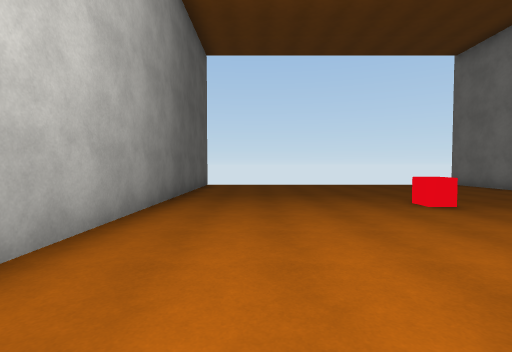
view 1 (above)

24 first-person views from a walk through a 3-D level made in the Unity game engine. The camera is 1.4 m above the floor, tilts 2° down and sees 85° across. The floor is counted in squares, 2 m on a side. Each view is taken from the middle of a square. On the plan, view 1 faces up. The plan holds only what a view shows up to about 9 squares ahead; the rest is blank. The place goes on beyond the plan. The player character is not drawn. Surface patterns are stand-ins for the level's own textures.

view 2
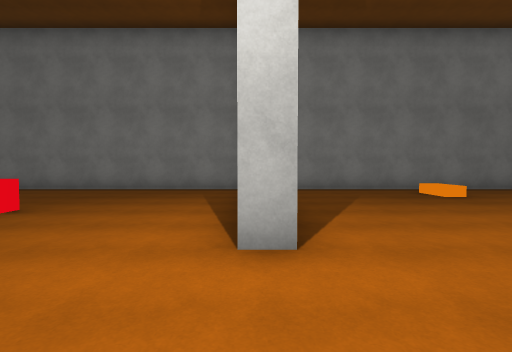

view 3
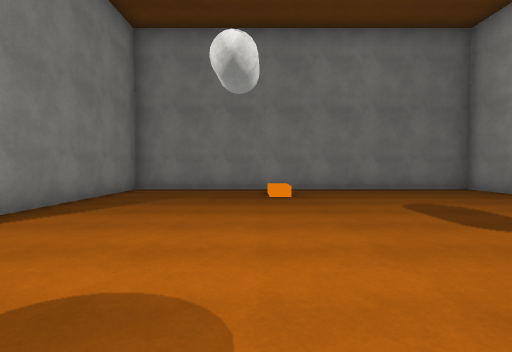

view 4
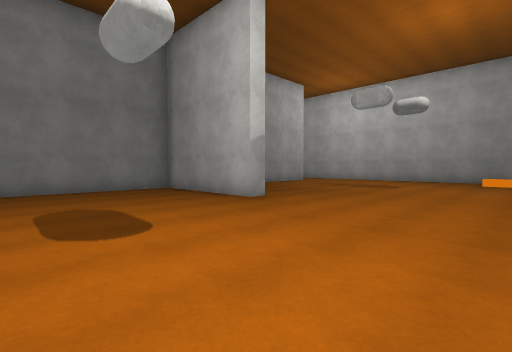

view 5
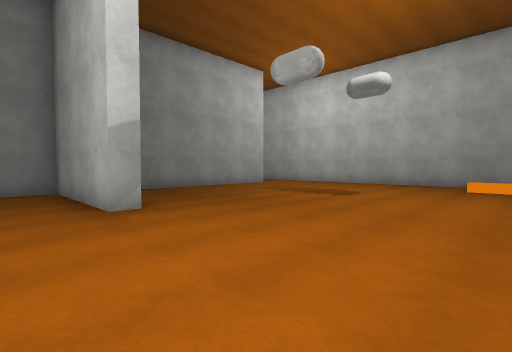

view 6
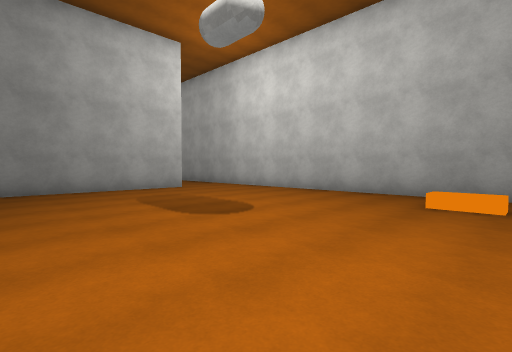

view 7
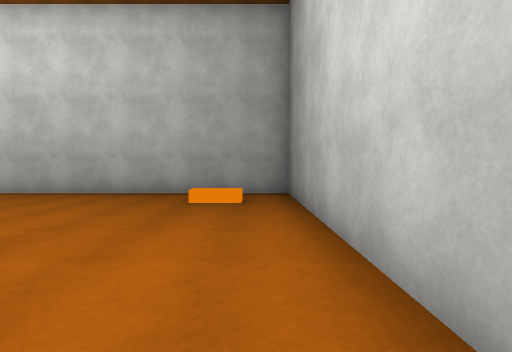

view 8
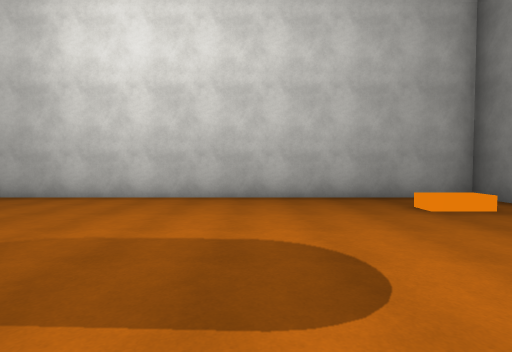

view 9
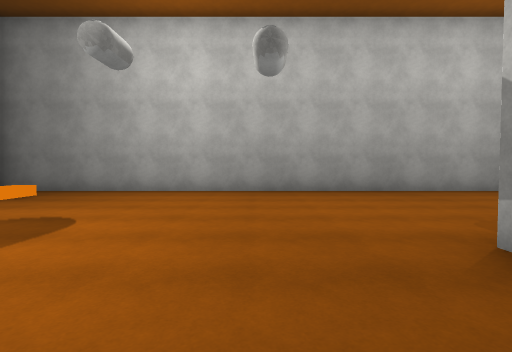

view 10
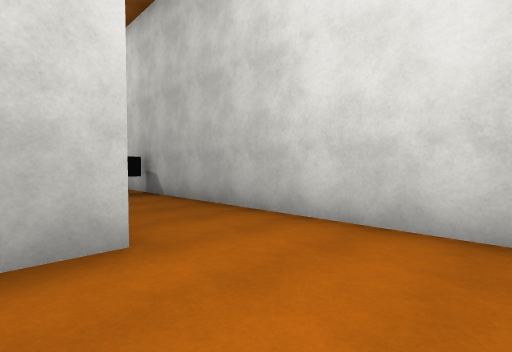

view 11
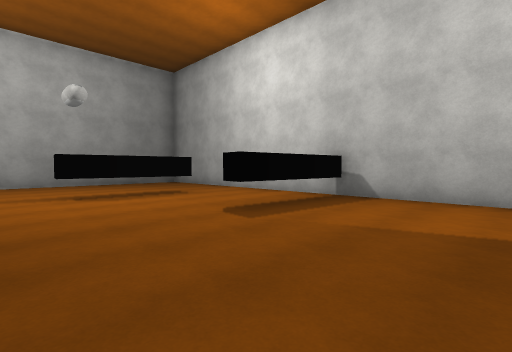

view 12
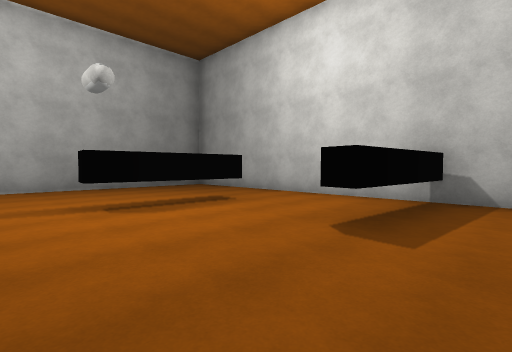

view 13
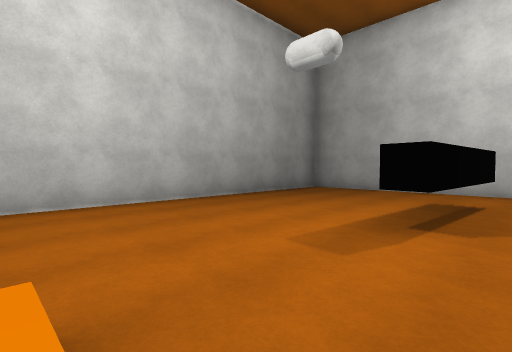

view 14
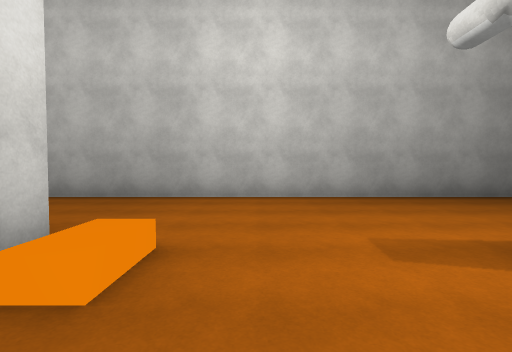

view 15
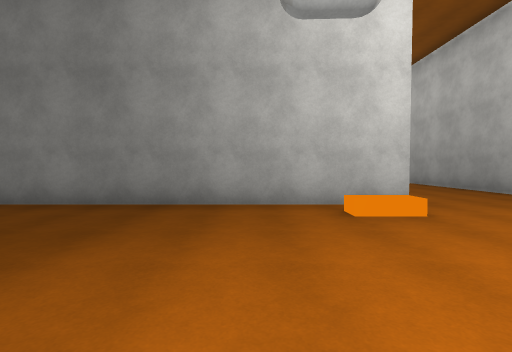

view 16
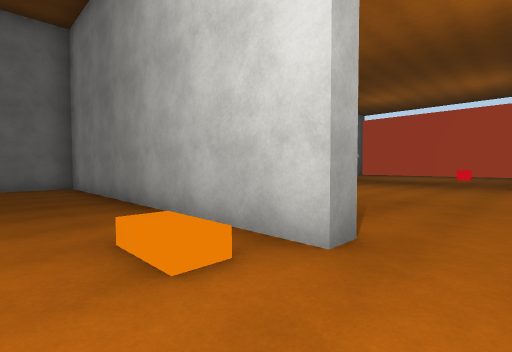

view 17
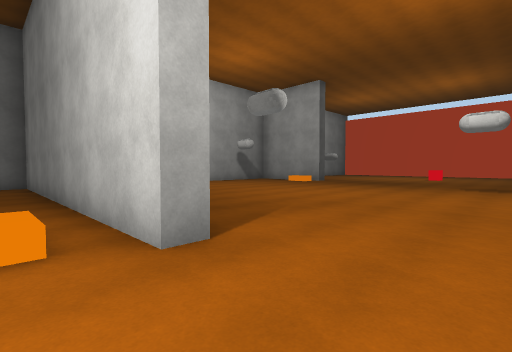

view 18
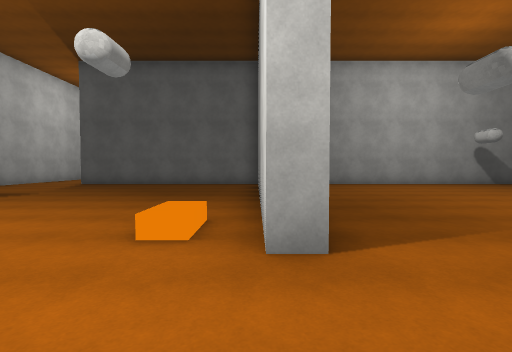

view 19
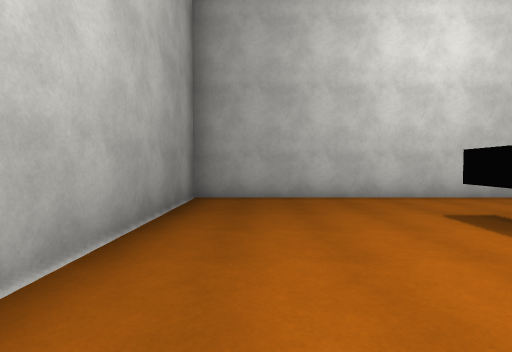

view 20
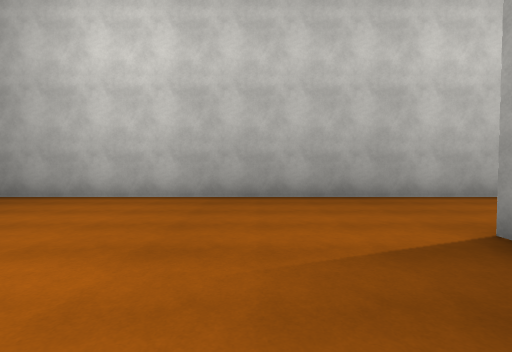

view 21
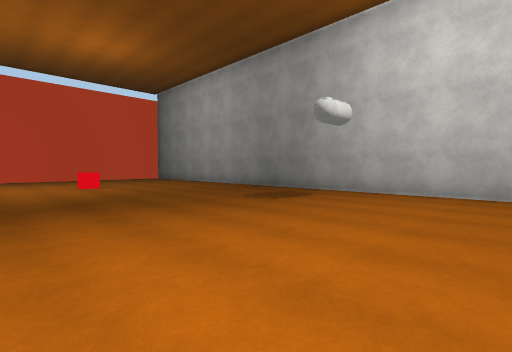

view 22
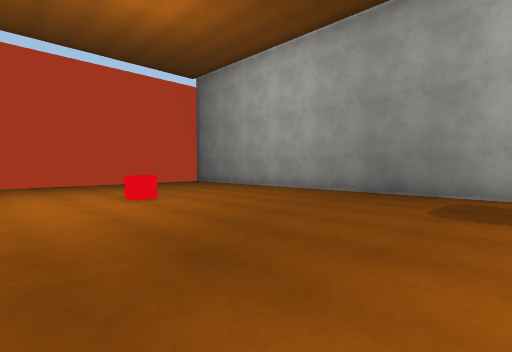

view 23
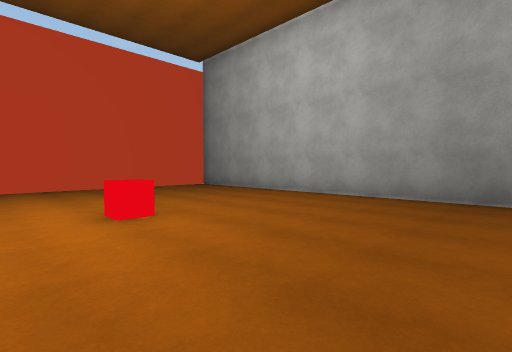

view 24
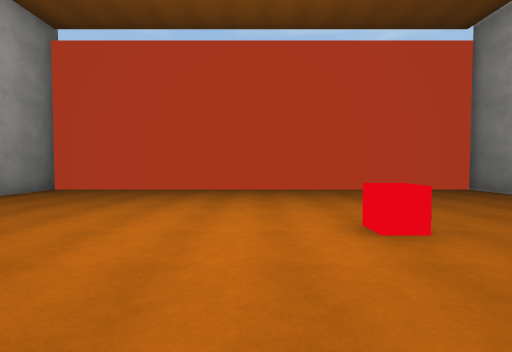

### Floor plan
Key: @ floor where view 1 was taken; # wall or solid block; . floor; C red cube; B orange block; T thing the floor can be seen under or through.
Columns run from 2 left of view 1 to 21 right of it. Each row starts with its distance up from view 1.
 11           ##############
 10           #............#
  9 #....... .#............#
  8 #.........#............#
  7 #.........#............#
  6 #.........# ...........#
  5 #....C....#  .....C....#
  4 #.........#   .........#
  3 #.........#    ........#
  2 #.........#    ........#
  1  ...#######    ........#
  0   @.......#    ........#
 -1    .......#    ........#
 -2   ........#    ........#
 -3  .........# ...........#
 -4   ......B.# ...........#
 -5 #.........# ...........#
 -6 #.........# ...........#
 -7 #.........# ...........#
 -8 #.........#  ..........#
 -9 #.........#     .......#
-10 #.....#############....#
-11 #.........#.......B....#
-12 #.........#............#
-13 #.........#............#
-14 #.........#............#
-15 #.........#.......T....#
-16 #.........#.......T....#
-17 #..............#..T....#
-18 #.B............#.......#
-19 #..............#.......#
-20 ########################

Positions as (right, up) in squares from view 1, and headings:
1: (0, 0), facing up
2: (-1, 1), facing right
3: (-1, -3), facing right
4: (-1, -5), facing down-right
5: (-1, -8), facing down-right
6: (-1, -12), facing down-right
7: (-1, -12), facing down
8: (3, -13), facing down
9: (6, -12), facing left
10: (5, -16), facing down-right
11: (9, -13), facing down-right
12: (11, -13), facing down-right
13: (15, -11), facing down-right
14: (14, -12), facing right
15: (14, -15), facing up
16: (18, -12), facing up-left
17: (19, -11), facing up-left
18: (19, -10), facing left
19: (19, -13), facing down
20: (14, -7), facing right
21: (13, -5), facing up-right
22: (13, -1), facing up-right
23: (14, 1), facing up-right
24: (14, 2), facing up
